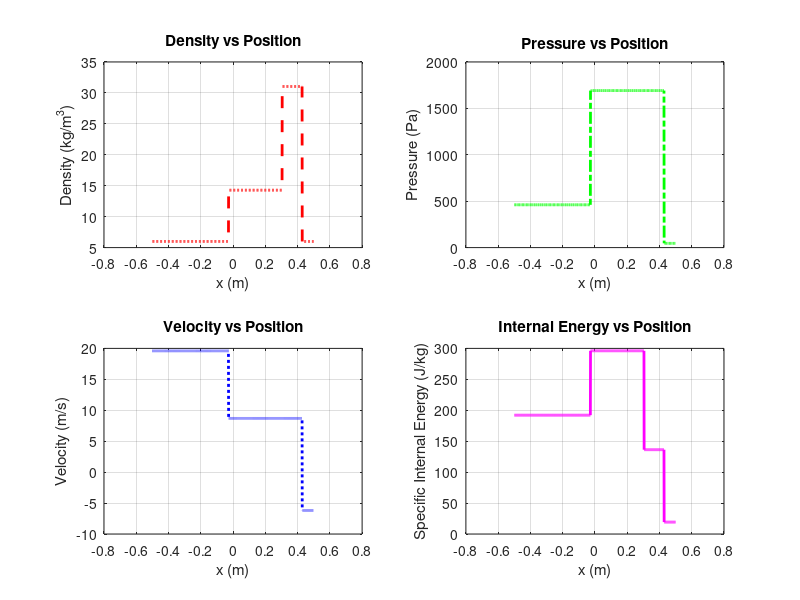

This chart was generated by the following MATLAB code:
    %-----THIS IS THE PROGRAM TO FIND THE EXACT SOLUTION FOR TEST-1------------
%------- OF A RIEMANN PROBLEM AND HELPS TO FIND THE DENSITY,---------------
%----------PRESSURE, VELOCITY AND INTERNAL ENERGY USING -------------------
%--------------------NEWTON RAPHSON METHOD---------------------------------
%--------------------------------------------------------------------------
%--------------------------------------------------------------------------
%--- Test 5 is made up of the right and left shocks emerging
%---from the solution to tests 3 and 4 respectively; its solution represents the
%---colision of these two strong shocks and consists of a left facing shock (travelling
%---very slowly to the right), a right travelling contact discontinuity and a right
%---travelling shock wave. Graph appearing on running the code shows
%---solution profiles.
%--------------------------------------------------------------------------
%--------------------------------------------------------------------------
%

function TEST5()

    % Define and globalizing initial conditions
    global rho_l P_l u_l rho_r P_r u_r gamma mu a_l a_r
    
    % Initial conditions
    rho_l = 5.99924;
    P_l = 460.894;
    u_l = 19.5975;

    rho_r = 5.99242;
    P_r = 46.0950;
    u_r = -6.19633;

    gamma = 1.4;
    mu = sqrt((gamma - 1) / (gamma + 1));

    % Speed of sound
    a_l = sqrt(gamma * P_l / rho_l);
    a_r = sqrt(gamma * P_r / rho_r);

    % Call Test_5 function to obtain data
    time = 0.035;
    data = Test_5(time);

    % Plot the data
    plotData(data);

end

function plotData(data)
    % Plotting
    figure,
    subplot(2, 2, 1),
    plot(data.x, data.rho, '--r', 'LineWidth', 2);
    xlabel('x (m)');
    ylabel('Density (kg/m^3)');
    title('Density vs Position');
    grid on;

    subplot(2, 2, 2),
    plot(data.x, data.P, '-.g', 'LineWidth', 2);
    xlabel('x (m)');
    ylabel('Pressure (Pa)');
    title('Pressure vs Position');
    grid on;

    subplot(2, 2, 3),
    plot(data.x, data.u, ':b', 'LineWidth', 2);
    xlabel('x (m)');
    ylabel('Velocity (m/s)');
    title('Velocity vs Position');
    grid on;

    subplot(2, 2, 4),
    plot(data.x, data.e, '-m', 'LineWidth', 2);
    xlabel('x (m)');
    ylabel('Specific Internal Energy (J/kg)');
    title('Internal Energy vs Position');
    grid on;
end

function [data] = Test_5(t)
    
    global rho_l P_l u_l rho_r P_r u_r gamma mu a_l a_r
    
    % Initial conditions
    x0 = 0;
    A_R = 2/((gamma+1)*rho_r);
B_R = mu*mu*P_r;
A_L = 2/((gamma+1)*rho_l);
B_L = mu*mu*P_l;

    % Test 5
    P_star = fzero(@FunctionTest5, 1241.21);
  v_star = u_l - (P_star-P_l)*power((A_L/(P_star+B_L)),0.5);
v_shock_r = u_r + a_r*power((((gamma+1)/(2*gamma))*(P_star/P_r)) + ((gamma-1)/(2*gamma)) ,0.5);
v_shock_l = u_l - a_l*power((((gamma+1)/(2*gamma))*(P_star/P_l)) + ((gamma-1)/(2*gamma)) ,0.5);
rho_star_R = rho_r*(( (P_star/P_r) + mu^2 )/(1 + mu*mu*(P_star/P_r)));
rho_star_L = rho_l*(( (P_star/P_l) + mu^2 )/(1 + mu*mu*(P_star/P_l)));

    % Key Positions
    x1 = x0 - v_shock_l * t;
    x2 = x0 + v_star * t;
    x3 = x0 + v_shock_r * t;

    disp("p*")
    disp(P_star);
    disp("u*")
    disp(v_star);
    disp("rho*L")
    disp(rho_star_L);
    disp("rho*R")
    disp(rho_star_R);

    % Start setting values
    n_points = 1000;    % Set by user
    % Boundaries (can be set)
    x_min = -0.5;
    x_max = 0.5;

    x = linspace(x_min, x_max, n_points);
    data.x = x';
    data.rho = zeros(n_points, 1);   % Density
    data.P = zeros(n_points, 1);     % Pressure
    data.u = zeros(n_points, 1);     % Velocity
    data.e = zeros(n_points, 1);     % Internal energy

    for index = 1:n_points
        if data.x(index) < x1
            % Solution before x1 (before left shock)
            data.rho(index) = rho_l;
            data.P(index) = P_l;
            data.u(index) = u_l;
        elseif (x1 <= data.x(index) && data.x(index) <= x2)
            % Solution between x1 and x2 (between left shock and contact)
            data.rho(index) = rho_star_L;
            data.P(index) = P_star;
            data.u(index) = v_star;
        elseif (x2 <= data.x(index) && data.x(index) <= x3)
            % Solution between x2 and x3 (between contact and right shock)
            data.rho(index) = rho_star_R;
            data.P(index) = P_star;
            data.u(index) = v_star;
        elseif x3 < data.x(index)
            % Solution after x3 (after right shock)
            data.rho(index) = rho_r;
            data.P(index) = P_r;
            data.u(index) = u_r;
        end
        data.e(index) = data.P(index) / ((gamma - 1) * data.rho(index));
    end
end

function y = FunctionTest5(P)
    global rho_l P_l u_l rho_r P_r u_r gamma mu a_l a_r
    
    % Test 5 Sod Problem
    A_R = 2 / ((gamma + 1) * rho_r);
    B_R = mu^2 * P_r;
    A_L = 2 / ((gamma + 1) * rho_l);
    B_L = mu^2 * P_l;
      
   y = (P - P_r)*power(((A_R/(B_R+P))),0.5) + (P - P_l)*power(((A_L/(B_L+P))),0.5) + u_r-u_l;
end